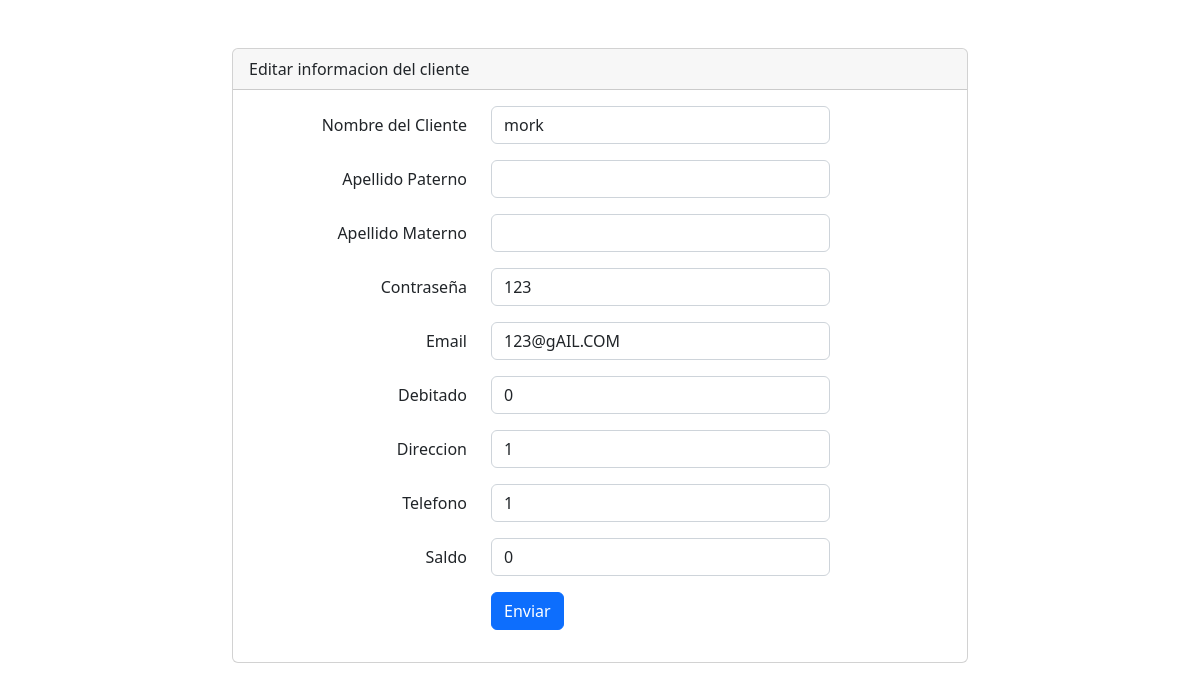
Page /crud_users/editUser.php?id_U=3 on the earlier database version.
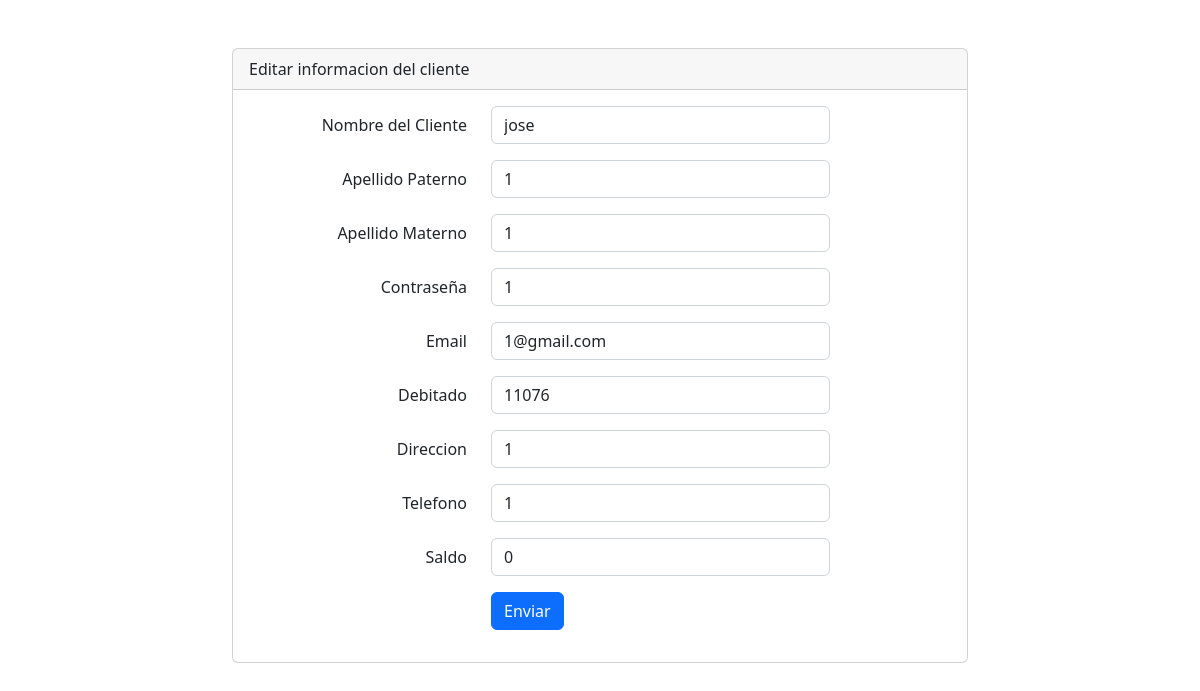
Same page on the later database version.
### tables this page shows
CREATE TABLE `users` (
  `id_U` int(100) NOT NULL,
  `name_U` varchar(60) NOT NULL,
  `lastname1_U` varchar(60) NOT NULL,
  `lastname2_U` varchar(60) NOT NULL,
  `password_U` varchar(200) NOT NULL,
  `email_U` varchar(100) NOT NULL,
  `debited` int(50) NOT NULL,
  `address_U` varchar(200) NOT NULL,
  `phone` bigint(13) NOT NULL,
  `id_A1` int(100) NOT NULL,
  `balance` int(100) NOT NULL
);

### crud_users/editUser.php (the view, shortened to what this page needs)
<?php
  require "../ConnectDB.php";
  $id = $_GET["id_U"];
  $statement = $conn->prepare("SELECT * FROM users WHERE id_U = :id_U LIMIT 1");
  $statement->execute([":id_U" => $id]);
  $client = $statement->fetch(PDO::FETCH_ASSOC);
?>
<!DOCTYPE html>
<html lang="en">
<head>
    <link href="https://cdn.jsdelivr.net/npm/bootstrap@5.2.2/dist/css/bootstrap.min.css"
    rel="stylesheet"
>
</head>
<body>
<div class="container pt-5">
  <div class="row justify-content-center">
    <div class="col-md-8">
      <div class="card">
        <div class="card-header">Editar informacion del cliente</div>
        <div class="card-body">
          <form method="POST" action="editUser.php?id_U=<?= $client["id_U"] ?>">
            <div class="mb-3 row">
              <label for="name" class="col-md-4 col-form-label text-md-end">Nombre del Cliente</label>
              <div class="col-md-6">
                <input value="<?= $client["name_U"]?>" id="name_U" type="text" class="form-control" name="name_U" autocomplete="name" autofocus>
              </div>
            </div>
            <div class="mb-3 row">
              <label for="lastname1_U" class="col-md-4 col-form-label text-md-end">Apellido Paterno</label>
              <div class="col-md-6">
                <input value="<?= $client["lastname1_U"]?>" id="lastname1_U" class="form-control" name="lastname1_U" autofocus>
              </div>
            </div>
            <div class="mb-3 row">
              <label for="lastname2_U" class="col-md-4 col-form-label text-md-end">Apellido Materno</label>
              <div class="col-md-6">
                <input value="<?= $client["lastname2_U"]?>" id="lastname2_U" class="form-control" name="lastname2_U" autofocus>
              </div>
            </div>
            <div class="mb-3 row">
              <label for="password_U" class="col-md-4 col-form-label text-md-end">Contraseña</label>
              <div class="col-md-6">
                <input value="<?= $client["password_U"]?>" id="password_U" class="form-control" name="password_U" autofocus>
              </div>
            </div>
            <div class="mb-3 row">
              <label for="email_U" class="col-md-4 col-form-label text-md-end">Email</label>
              <div class="col-md-6">
                <input value="<?= $client["email_U"]?>" id="email_U" class="form-control" name="email_U" autofocus>
              </div>
            </div>
            <div class="mb-3 row">
              <label for="debited" class="col-md-4 col-form-label text-md-end">Debitado</label>
              <div class="col-md-6">
                <input value="<?= $client["debited"]?>" id="debited" class="form-control" name="debited" autofocus>
              </div>
            </div>
            <div class="mb-3 row">
              <label for="address_U" class="col-md-4 col-form-label text-md-end">Direccion</label>
              <div class="col-md-6">
                <input value="<?= $client["address_U"]?>" id="address_U" class="form-control" name="address_U" autofocus>
              </div>
            </div>
            <div class="mb-3 row">
              <label for="phone" class="col-md-4 col-form-label text-md-end">Telefono</label>
              <div class="col-md-6">
                <input value="<?= $client["phone"]?>" id="phone" class="form-control" name="phone" type="tel" autofocus>
              </div>
            </div>
            <div class="mb-3 row">
              <label for="balance" class="col-md-4 col-form-label text-md-end">Saldo</label>
              <div class="col-md-6">
                <input value="<?= $client["balance"]?>" id="balance" class="form-control" name="balance" autofocus>
              </div>
            </div>
            <div class="mb-3 row">
              <div class="col-md-6 offset-md-4">
                <button type="submit" class="btn btn-primary">Enviar</button>
              </div>
            </div>
          </form>
        </div>
      </div>
    </div>
  </div>
</div>
</body>
</html>

Differences in the rows shown:
changed users: name_U "mork" → "jose"; lastname1_U (not shown) → "1"; lastname2_U (not shown) → "1"; password_U "123" → "1"; email_U "123@gAIL.COM" → "1@gmail.com"; debited "0" → "11076"
